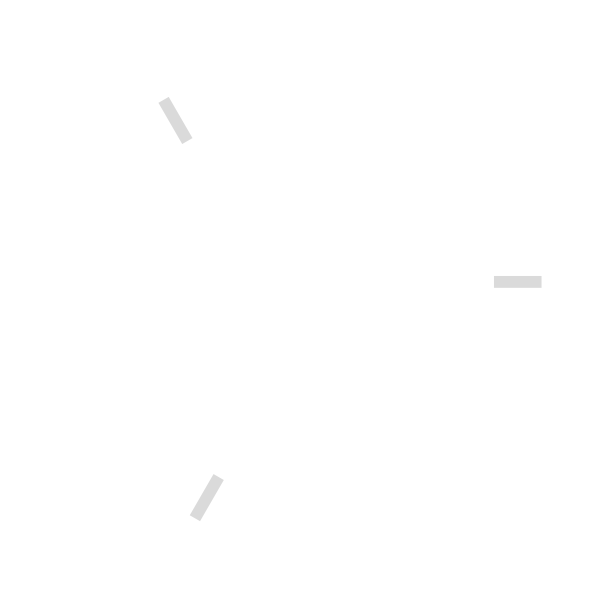
Frame 1 (no input)
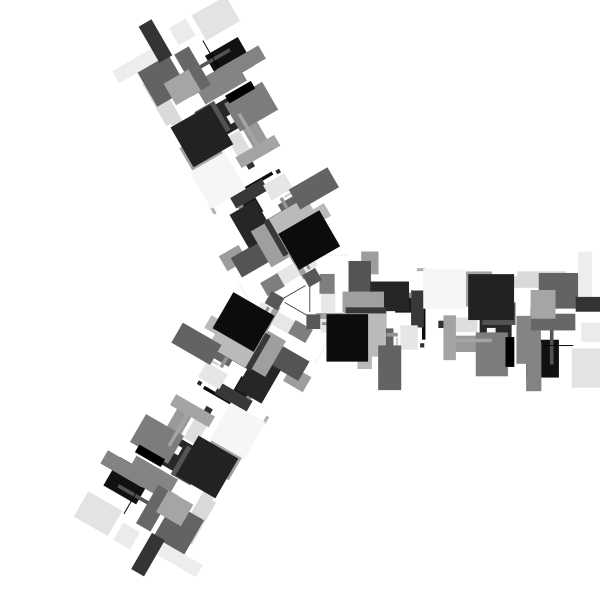
Frame 60 (the mouse pressed at the canvas centre just before this capture)
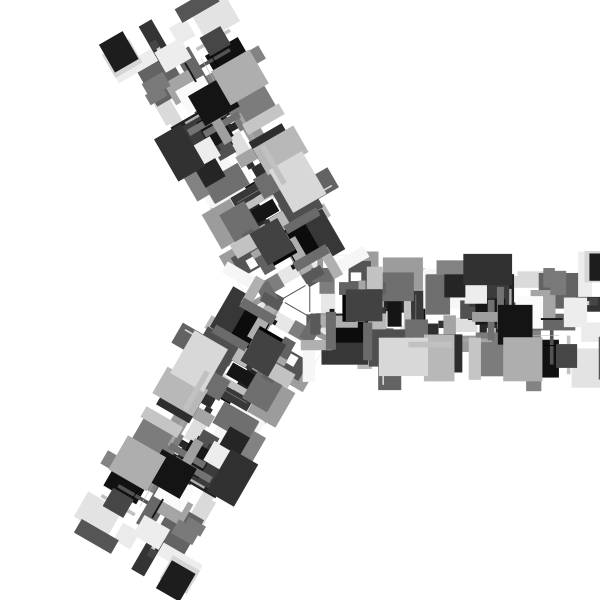
Frame 120 (the mouse held since frame 60 and released just before this capture)

The Processing sketch that drew these frames (run headless with seeded random() and noise(); from frame 60 on, the mouse is pressed at the canvas centre):

// Processing sketch: s18_symmetry
// ── s18_symmetry.pde
// symmetry
// we draw the same thing 3 times, rotated
// by 120 degrees. We choose the number 120 because
// 360 / 3 = 120. For four branches, use 360 / 4 = 90 degrees.
// For 5 branches, 360 / 5 = 72 degrees
void setup() {
  size(600, 600);
  background(255);
  noStroke();
}

void draw() {
  translate(width/2, height/2);
  float x = random(0, 300);
  float y = random(-50, 50);
  float w = random(50);
  float h = random(50);
  fill(random(255));
  
  rect(x, y, w, h);
  rotate(radians(120));
  rect(x, y, w, h);
  rotate(radians(120));
  rect(x, y, w, h);  
}
